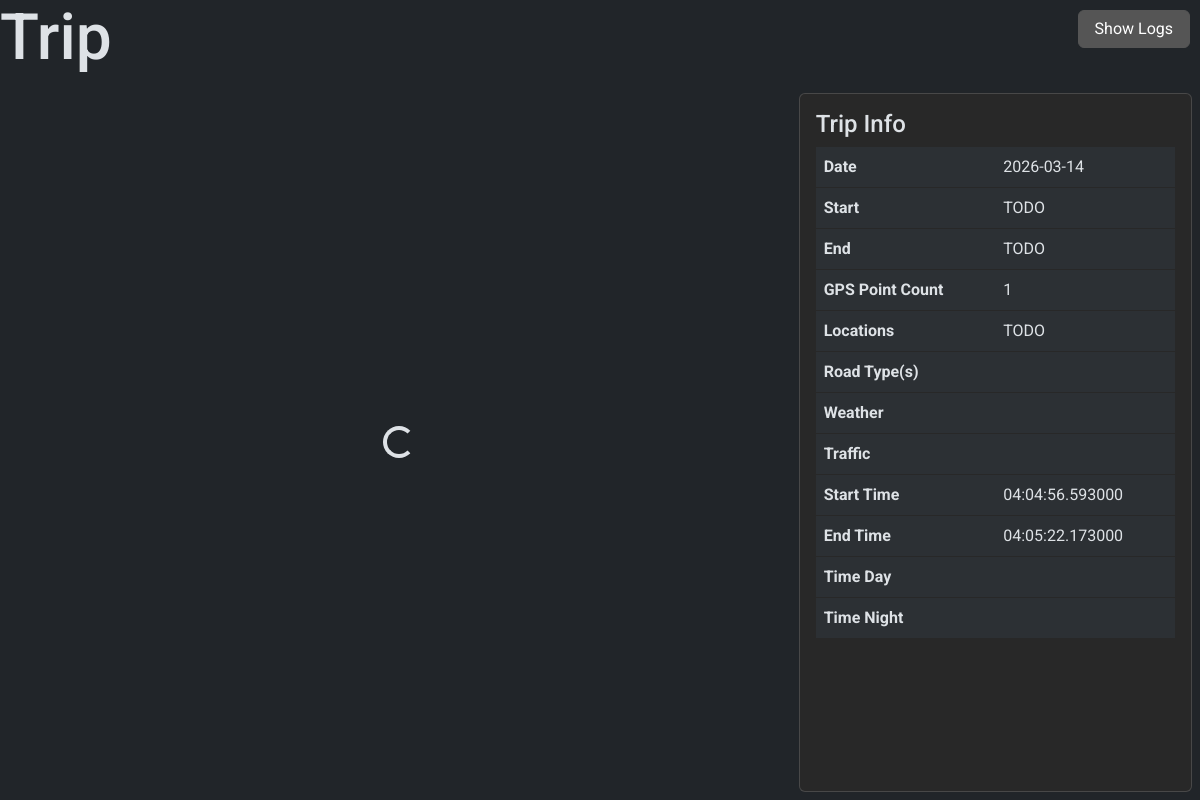
The page /log-book/trip/5 on the database its author committed.
### database/trip/trip.py (models this page shows)
class Trip(db.Model):
    id: Mapped[int] = mapped_column(primary_key=True)
    start: Mapped[datetime]
    end: Mapped[datetime]
    points: Mapped[list["Point"]] = relationship(back_populates="trip")
    analysis: Mapped["Analysis | None"] = relationship(back_populates="trip", lazy="joined")

### log_book/log_book.py (the view)
@log_book.route("/trip/<int:trip_id>")
def view_trip(trip_id: int):
    trip = db.get_or_404(Trip, trip_id)
    return render_template("log_book/trip.html", trip=trip)

### templates/log_book/trip.html (shortened to what this page needs)
{% extends "base.html" %}
{% block extra_head %}
<link rel="stylesheet" href="https://unpkg.com/leaflet@1.9.4/dist/leaflet.css"
 />
{% endblock %}
{% block content %}
<main class="vh-100 d-flex flex-column">
    <h1>{{ trip.analysis.name or "Trip" }}</h1>
    <div class="d-flex flex-lg-fill gap-2 p-2 align-items-stretch">
        <div style="flex: 2">
            <div id="map" class="h-100">
                <div class="d-flex align-items-center justify-content-center h-100 text-center">
                    <div class="spinner-border" role="status">
                    </div>
                </div>
            </div>
        </div>
        <div class="card" style="flex: 1">
            <div class="card-body">
                <h5 class="card-title">Trip Info</h5>
                <table class="table">
                    <tbody>
                        <tr>
                            <th scope="row">Date</th>
                            <td>{{ trip.start.date() }}</td>
                        </tr>
                        <tr>
                            <th scope="col">Start</th>
                            <td>{{ "TODO" }}</td>
                        </tr>
                        <tr>
                            <th scope="col">End</th>
                            <td>{{ "TODO" }}</td>
                        </tr>
                        <tr>
                            <th scope="col">GPS Point Count</th>
                            <td>{{ trip.points|length }}</td>
                        </tr>
                        <tr>
                            <th scope="col">Locations</th>
                            <td>{{ "TODO" }}</td>
                        </tr>
                        <tr>
                            <th scope="col">Road Type(s)</th>
                            <td>{{ trip.analysis.road_conditions }}</td>
                        </tr>
                        <tr>
                            <th scope="col">Weather</th>
                            <td>{{ trip.analysis.weather_conditions }}</td>
                        </tr>
                        <tr>
                            <th scope="col">Traffic</th>
                            <td>{{ trip.analysis.traffic_conditions }}</td>
                        </tr>
                        <tr>
                            <th scope="col">Start Time</th>
                            <td>{{ trip.start.time() }}</td>
                        </tr>
                        <tr>
                            <th scope="col">End Time</th>
                            <td>{{ trip.end.time() }}</td>
                        </tr>
                        <tr>
                            <th scope="col">Time Day</th>
                            <td>{{ trip.analysis.time_day }}</td>
                        </tr>
                        <tr>
                            <th scope="col">Time Night</th>
                            <td>{{ trip.analysis.time_night }}</td>
                        </tr>
                    </tbody>
                </table>
            </div>
        </div>
</main>
{% endblock %}

### rows shown on the page
Trip: start "2026-03-14", start.time "04:04:56.593000", end.time "04:05:22.173000"

### other values the page prints
{{ trip.analysis.name or "Trip" }} "Trip"
{{ "TODO" }} "TODO"
{{ trip.points|length }} "1"
